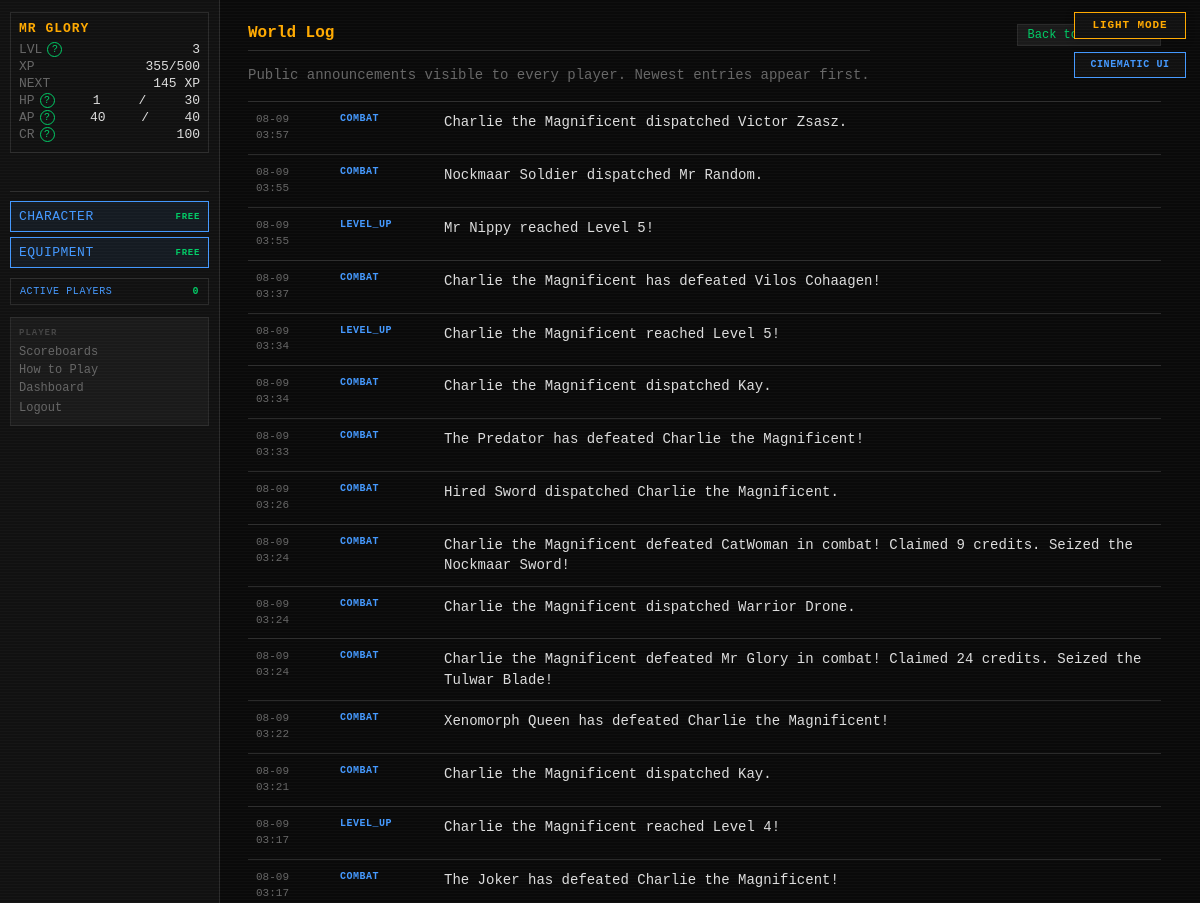
The app's page /feed/global (signed in, upper part), older data.
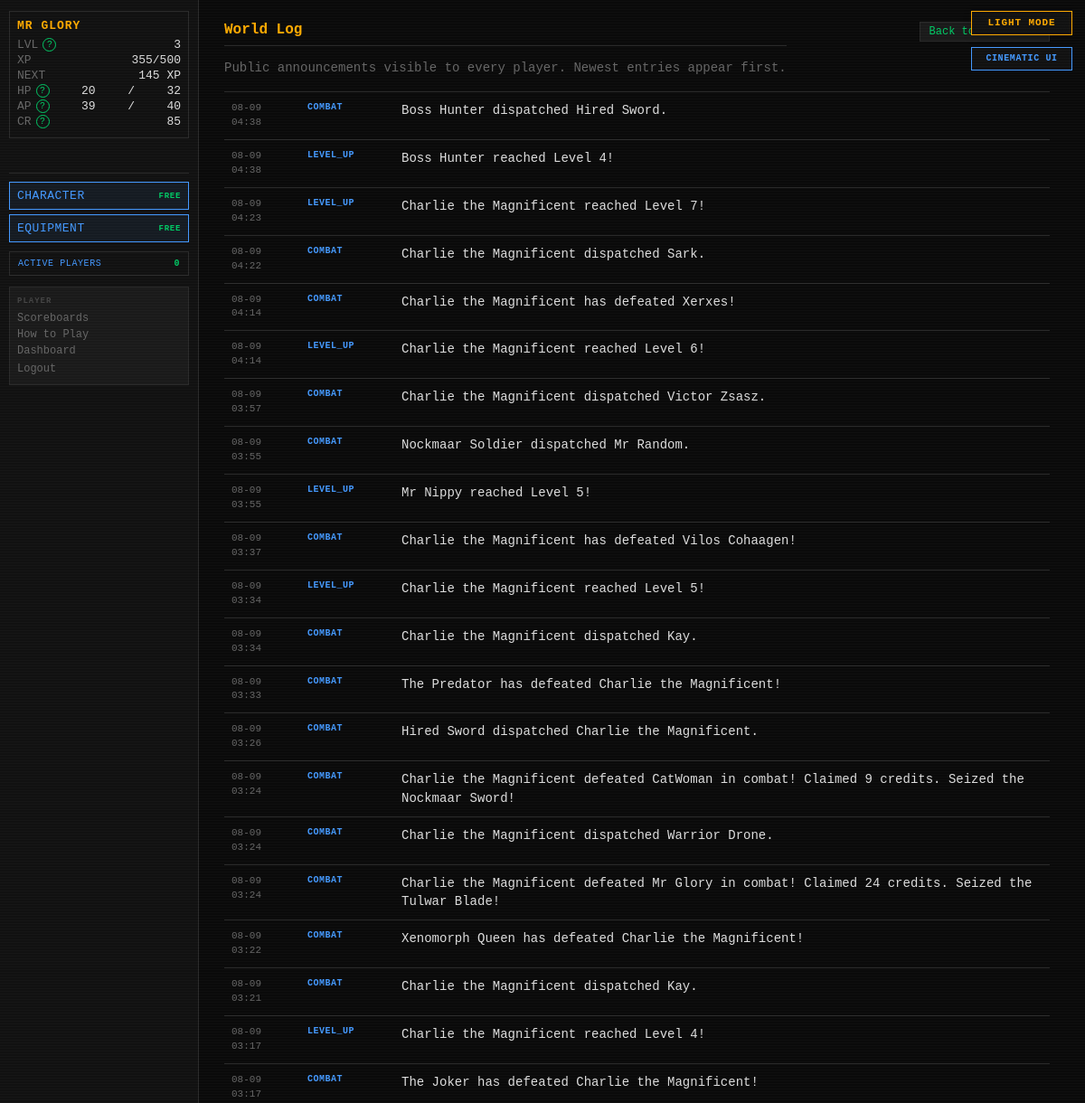
The same page, newer data.
### tables this page shows
CREATE TABLE players (
    id                  INTEGER PRIMARY KEY AUTOINCREMENT,
    username            TEXT    UNIQUE NOT NULL,
    password_hash       TEXT    NOT NULL,
    email               TEXT    UNIQUE NOT NULL,
    character_name      TEXT    NOT NULL,
    sex                 TEXT    NOT NULL,
    class_id            INTEGER REFERENCES classes(id),
    str_stat            INTEGER NOT NULL DEFAULT 1,
    end_stat            INTEGER NOT NULL DEFAULT 1,
    agi_stat            INTEGER NOT NULL DEFAULT 1,
    lck_stat            INTEGER NOT NULL DEFAULT 1,
    per_stat            INTEGER NOT NULL DEFAULT 1,
    level               INTEGER NOT NULL DEFAULT 1,
    xp                  INTEGER NOT NULL DEFAULT 0,
    current_hp          INTEGER NOT NULL,
    current_ap          INTEGER NOT NULL,
    credits             INTEGER NOT NULL DEFAULT 25,
    equipped_weapon_id  INTEGER REFERENCES inventory_items(id),
    equipped_armor_id   INTEGER REFERENCES inventory_items(id),
    equipped_special_id INTEGER REFERENCES inventory_items(id),
    in_combat           INTEGER NOT NULL DEFAULT 0,
    pending_levelup     INTEGER NOT NULL DEFAULT 0,
    pending_perk        INTEGER NOT NULL DEFAULT 0,
    combat_preference   TEXT    NOT NULL DEFAULT "Balanced",
    is_banned           INTEGER NOT NULL DEFAULT 0,
    retired_at          TEXT,
    last_login_at       TEXT,
    created_at          TEXT    NOT NULL DEFAULT (datetime('now'))
);

CREATE TABLE daily_feed (
    id                INTEGER PRIMARY KEY AUTOINCREMENT,
    feed_scope        TEXT    NOT NULL,
    player_id         INTEGER REFERENCES players(id),
    flavor_text       TEXT    NOT NULL,
    event_category    TEXT    NOT NULL,
    combat_session_id INTEGER REFERENCES combat_sessions(id),
    occurred_at       TEXT    NOT NULL DEFAULT (datetime('now'))
);

### routes/feeds.py (the view)
@bp.route("/feed/global")
def global_log():
    rows = execute(
        """SELECT id,flavor_text,event_category,occurred_at,combat_session_id
           FROM daily_feed WHERE feed_scope='GLOBAL'
           ORDER BY datetime(occurred_at) DESC,id DESC LIMIT 500"""
    )
    return render_template("feeds/global_log.html", entries=rows)

### app.py (called while the page is built)
def _context_processor() -> dict:
    settings = get_all_settings()
    player = g.get("player")
    if not player:
        return {"settings": settings}
    active_count = execute_one(
        """SELECT COUNT(DISTINCT q.player_id) AS cnt FROM action_queue q
           JOIN players p ON p.id=q.player_id
           WHERE datetime(q.created_at)>=datetime('now','-5 minutes') AND p.is_banned=0"""
    )["cnt"]
    return {"player": player, "settings": settings,
            "active_player_count": active_count}

def _check_auth():
    if request.endpoint in _AUTH_EXEMPT:
        return None
    if not session.get("player_id"):
        return redirect(url_for("auth.login"))
    return None

def _load_player():
    player_id = session.get("player_id")
    if not player_id:
        return None
    reconcile_combat_state(player_id)
    player = get_player(player_id)
    if player is None:
        session.clear()
        return redirect(url_for("auth.login"))
    g.player = player
    return None

### database.py (called while the page is built)
def dict_factory(cursor: sqlite3.Cursor, row: tuple) -> dict:
    return {col[0]: val for col, val in zip(cursor.description, row)}

### templates/feeds/global_log.html (shortened to what this page needs)
{% extends "base.html" %}
{% block content %}
<main class="world-log-page">
    <header class="world-log-header">
        <div>
            <h1 class="page-title">World Log</h1>
            <p class="sheet-subtitle">Public announcements visible to every player. Newest entries appear first.</p>
        </div>
        <a class="btn-small" href="{{ url_for('dashboard.index') }}">Back to Dashboard</a>
    </header>
    <section class="world-log-list" aria-label="Global announcement history">
        {% for entry in entries %}
        <article class="world-log-entry">
            <time class="world-log-time" datetime="{{ entry.occurred_at }}">{{ entry.occurred_at[5:10] }}<br>{{ entry.occurred_at[11:16] }}</time>
            <span class="world-log-category">{{ entry.event_category or 'WORLD' }}</span>
            <span class="world-log-text">{{ entry.flavor_text }}</span>
        </article>
        {% else %}
        <p class="active-effects-empty">No world announcements have been recorded yet.</p>
        {% endfor %}
    </section>
</main>
{% endblock %}

### templates/base.html (shortened to what this page needs)
<!DOCTYPE html>
<html lang="en">
<head>
<link rel="stylesheet" href="{{ url_for('static', filename='style.css') }}">
</head>
<body class="{{ 'authenticated' if player else 'auth-page' }} {% block body_class %}{% endblock %}">
{% if settings.get('ALLOW_PLAYER_COLOR_OVERRIDE', true) %}<button id="theme-toggle" type="button" aria-label="Switch color theme" aria-pressed="false">
</button>{% endif %}
{% if settings.get('ALLOW_PLAYER_INTERFACE_OVERRIDE', true) %}
<button id="interface-toggle" type="button" aria-label="Switch interface style" aria-pressed="false">
</button>
{% endif %}
{% if player %}
<div id="left-col">
    <div id="status-block">
        <div class="status-name">{{ player.character_name }}</div>
        <div class="status-line">
            <span class="label">LVL</span>
            <span id="status-level">{{ player.level }}</span>
        </div>
        <div class="status-line">
            <span class="label">XP</span>
            <span><span id="status-xp">{{ player.xp }}</span><span id="status-xp-threshold">{% if player.get('next_level_xp') is not none %}/{{ player.get('next_level_xp') }}{% endif %}</span></span>
        </div>
        <div class="status-line" title="Experience still needed to reach level {{ player.level + 1 }}">
            <span class="label">NEXT</span>
            <span id="status-xp-next">{% if player.get('xp_to_next_level') is none %}MAX{% elif player.get('xp_to_next_level') <= 0 %}LEVEL UP{% else %}{{ player.get('xp_to_next_level') }} XP{% endif %}</span>
        </div>
        <div class="status-line">
            <span class="label">HP</span>
            <span id="status-hp">{{ player.current_hp }}</span>/<span id="status-maxhp">{{ player.max_hp }}</span>
        </div>
        <div class="status-line">
            <span class="label">AP</span>
            <span id="status-ap">{{ player.current_ap }}</span>/<span id="status-maxap">{{ player.max_ap }}</span>
        </div>
        <div class="status-line">
            <span class="label">CR</span>
            <span id="status-credits">{{ player.credits }}</span>
        </div>
    </div>
    <div class="free-action-buttons" aria-label="Free character actions">
        <a class="action-btn free-action-btn" href="{{ url_for('character.index') }}">
            CHARACTER <span class="free-cost">FREE</span>
        </a>
        <a class="action-btn free-action-btn" href="{{ url_for('character.equipment') }}">
            EQUIPMENT <span class="free-cost">FREE</span>
        </a>
    </div>
    <button id="active-players-toggle" class="active-players-toggle" type="button"
            data-url="{{ url_for('feeds.active_players') }}" aria-haspopup="dialog">
        ACTIVE PLAYERS <span id="active-player-count">{{ active_player_count }}</span>
    </button>
    <nav id="left-nav">
        <span class="nav-heading">PLAYER</span>
        <a href="{{ url_for('scoreboards.index') }}">Scoreboards</a>
        <a href="{{ url_for('feeds.game_help') }}">How to Play</a>
        <a href="{{ url_for('dashboard.index') }}">Dashboard</a>
        <form action="{{ url_for('auth.logout') }}" method="POST" style="margin:0">
            <button type="submit" class="nav-link-btn">Logout</button>
        </form>
    </nav>
</div>
{% endif %}
<div id="main">
    {% block content %}{% endblock %}
</div>
</body>
</html>

Row changes from the older to the newer data that the page shows:
changed players "MR GLORY": current_hp "1" → "20"; current_ap "40" → "39"; credits "100" → "85"
added daily_feed: occurred_at "08-09", occurred_at "04:38", event_category "COMBAT", flavor_text "Boss Hunter dispatched Hired Sword."
added daily_feed: occurred_at "08-09", occurred_at "04:38", event_category "LEVEL_UP", flavor_text "Boss Hunter reached Level 4!"
added daily_feed: occurred_at "08-09", occurred_at "04:23", event_category "LEVEL_UP", flavor_text "Charlie the Magnificent reached Level 7!"
added daily_feed: occurred_at "08-09", occurred_at "04:22", event_category "COMBAT", flavor_text "Charlie the Magnificent dispatched Sark."
added daily_feed: occurred_at "08-09", occurred_at "04:14", event_category "COMBAT", flavor_text "Charlie the Magnificent has defeated Xerxes!"
added daily_feed: occurred_at "08-09", occurred_at "04:14", event_category "LEVEL_UP", flavor_text "Charlie the Magnificent reached Level 6!"
Text that changed along with them:
{{ player.max_hp }}: "30" → "32"
